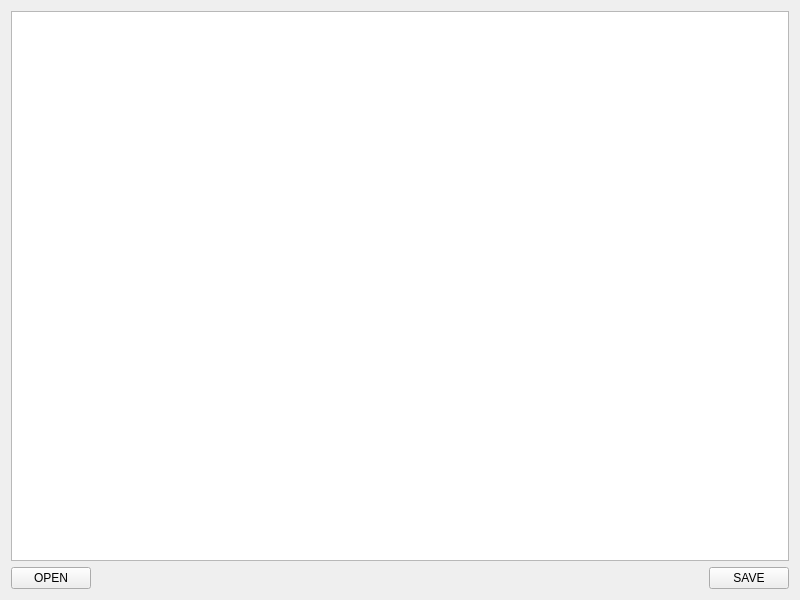
<?xml version="1.0" encoding="UTF-8"?>
<ui version="4.0">
 <class>Widget</class>
 <widget class="QWidget" name="Widget">
  <property name="geometry">
   <rect>
    <x>0</x>
    <y>0</y>
    <width>800</width>
    <height>600</height>
   </rect>
  </property>
  <property name="windowTitle">
   <string>Widget</string>
  </property>
  <property name="styleSheet">
   <string notr="true"/>
  </property>
  <layout class="QGridLayout" name="gridLayout">
   <item row="0" column="0" colspan="4">
    <widget class="QTextEdit" name="textEdit"/>
   </item>
   <item row="1" column="0">
    <widget class="QPushButton" name="OpenButton">
     <property name="text">
      <string>OPEN</string>
     </property>
    </widget>
   </item>
   <item row="1" column="3">
    <widget class="QPushButton" name="SaveButton">
     <property name="text">
      <string>SAVE</string>
     </property>
    </widget>
   </item>
   <item row="1" column="1">
    <spacer name="horizontalSpacer">
     <property name="orientation">
      <enum>Qt::Horizontal</enum>
     </property>
     <property name="sizeHint" stdset="0">
      <size>
       <width>40</width>
       <height>20</height>
      </size>
     </property>
    </spacer>
   </item>
  </layout>
 </widget>
 <resources/>
 <connections/>
</ui>
